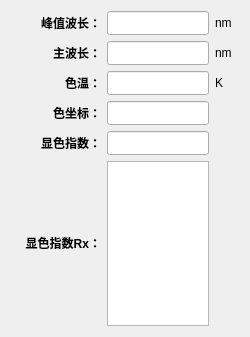
<?xml version="1.0" encoding="UTF-8"?>
<ui version="4.0">
 <class>HDetailWidgetSpec</class>
 <widget class="QWidget" name="HDetailWidgetSpec">
  <property name="geometry">
   <rect>
    <x>0</x>
    <y>0</y>
    <width>246</width>
    <height>337</height>
   </rect>
  </property>
  <property name="windowTitle">
   <string>Form</string>
  </property>
  <layout class="QGridLayout" name="gridLayout">
   <item row="0" column="0">
    <widget class="QLabel" name="label_001">
     <property name="minimumSize">
      <size>
       <width>90</width>
       <height>24</height>
      </size>
     </property>
     <property name="text">
      <string>&lt;span style=&quot; font-weight:600;&quot;&gt;峰值波长：&lt;/span&gt;</string>
     </property>
     <property name="alignment">
      <set>Qt::AlignRight|Qt::AlignTrailing|Qt::AlignVCenter</set>
     </property>
     <property name="buddy">
      <cstring>lineEdit_001</cstring>
     </property>
    </widget>
   </item>
   <item row="0" column="1">
    <widget class="QLineEdit" name="lineEdit_001">
     <property name="minimumSize">
      <size>
       <width>102</width>
       <height>24</height>
      </size>
     </property>
     <property name="alignment">
      <set>Qt::AlignCenter</set>
     </property>
     <property name="readOnly">
      <bool>true</bool>
     </property>
    </widget>
   </item>
   <item row="0" column="2">
    <widget class="QLabel" name="label_101">
     <property name="minimumSize">
      <size>
       <width>24</width>
       <height>24</height>
      </size>
     </property>
     <property name="text">
      <string>&lt;font color=#000000&gt;nm&lt;/font&gt;</string>
     </property>
     <property name="alignment">
      <set>Qt::AlignLeading|Qt::AlignLeft|Qt::AlignVCenter</set>
     </property>
    </widget>
   </item>
   <item row="1" column="0">
    <widget class="QLabel" name="label_002">
     <property name="minimumSize">
      <size>
       <width>90</width>
       <height>24</height>
      </size>
     </property>
     <property name="text">
      <string>&lt;span style=&quot; font-weight:600;&quot;&gt;主波长：&lt;/span&gt;</string>
     </property>
     <property name="alignment">
      <set>Qt::AlignRight|Qt::AlignTrailing|Qt::AlignVCenter</set>
     </property>
     <property name="buddy">
      <cstring>lineEdit_001</cstring>
     </property>
    </widget>
   </item>
   <item row="1" column="1">
    <widget class="QLineEdit" name="lineEdit_002">
     <property name="minimumSize">
      <size>
       <width>102</width>
       <height>24</height>
      </size>
     </property>
     <property name="alignment">
      <set>Qt::AlignCenter</set>
     </property>
     <property name="readOnly">
      <bool>true</bool>
     </property>
    </widget>
   </item>
   <item row="1" column="2">
    <widget class="QLabel" name="label_102">
     <property name="minimumSize">
      <size>
       <width>24</width>
       <height>24</height>
      </size>
     </property>
     <property name="text">
      <string>&lt;font color=#000000&gt;nm&lt;/font&gt;</string>
     </property>
     <property name="alignment">
      <set>Qt::AlignLeading|Qt::AlignLeft|Qt::AlignVCenter</set>
     </property>
    </widget>
   </item>
   <item row="2" column="0">
    <widget class="QLabel" name="label_003">
     <property name="minimumSize">
      <size>
       <width>90</width>
       <height>24</height>
      </size>
     </property>
     <property name="text">
      <string>&lt;span style=&quot; font-weight:600;&quot;&gt;色温：&lt;/span&gt;</string>
     </property>
     <property name="alignment">
      <set>Qt::AlignRight|Qt::AlignTrailing|Qt::AlignVCenter</set>
     </property>
     <property name="buddy">
      <cstring>lineEdit_001</cstring>
     </property>
    </widget>
   </item>
   <item row="2" column="1">
    <widget class="QLineEdit" name="lineEdit_003">
     <property name="minimumSize">
      <size>
       <width>102</width>
       <height>24</height>
      </size>
     </property>
     <property name="alignment">
      <set>Qt::AlignCenter</set>
     </property>
     <property name="readOnly">
      <bool>true</bool>
     </property>
    </widget>
   </item>
   <item row="2" column="2">
    <widget class="QLabel" name="label_103">
     <property name="minimumSize">
      <size>
       <width>24</width>
       <height>24</height>
      </size>
     </property>
     <property name="text">
      <string>&lt;font color=#000000&gt;K&lt;/font&gt;</string>
     </property>
     <property name="alignment">
      <set>Qt::AlignLeading|Qt::AlignLeft|Qt::AlignVCenter</set>
     </property>
    </widget>
   </item>
   <item row="3" column="0">
    <widget class="QLabel" name="label_004">
     <property name="minimumSize">
      <size>
       <width>90</width>
       <height>24</height>
      </size>
     </property>
     <property name="text">
      <string>&lt;span style=&quot; font-weight:600;&quot;&gt;色坐标：&lt;/span&gt;</string>
     </property>
     <property name="alignment">
      <set>Qt::AlignRight|Qt::AlignTrailing|Qt::AlignVCenter</set>
     </property>
     <property name="buddy">
      <cstring>lineEdit_001</cstring>
     </property>
    </widget>
   </item>
   <item row="3" column="1">
    <widget class="QLineEdit" name="lineEdit_004">
     <property name="minimumSize">
      <size>
       <width>102</width>
       <height>24</height>
      </size>
     </property>
     <property name="alignment">
      <set>Qt::AlignCenter</set>
     </property>
     <property name="readOnly">
      <bool>true</bool>
     </property>
    </widget>
   </item>
   <item row="4" column="1">
    <widget class="QLineEdit" name="lineEdit_005">
     <property name="minimumSize">
      <size>
       <width>102</width>
       <height>24</height>
      </size>
     </property>
     <property name="alignment">
      <set>Qt::AlignCenter</set>
     </property>
     <property name="readOnly">
      <bool>true</bool>
     </property>
    </widget>
   </item>
   <item row="6" column="0">
    <widget class="QLabel" name="label_006">
     <property name="minimumSize">
      <size>
       <width>90</width>
       <height>24</height>
      </size>
     </property>
     <property name="text">
      <string>&lt;span style=&quot; font-weight:600;&quot;&gt;显色指数Rx：&lt;/span&gt;</string>
     </property>
     <property name="alignment">
      <set>Qt::AlignRight|Qt::AlignTrailing|Qt::AlignVCenter</set>
     </property>
     <property name="buddy">
      <cstring>lineEdit_001</cstring>
     </property>
    </widget>
   </item>
   <item row="6" column="1">
    <widget class="QTextBrowser" name="textBrowser"/>
   </item>
   <item row="4" column="0">
    <widget class="QLabel" name="label_005">
     <property name="minimumSize">
      <size>
       <width>90</width>
       <height>24</height>
      </size>
     </property>
     <property name="text">
      <string>&lt;span style=&quot; font-weight:600;&quot;&gt;显色指数：&lt;/span&gt;</string>
     </property>
     <property name="alignment">
      <set>Qt::AlignRight|Qt::AlignTrailing|Qt::AlignVCenter</set>
     </property>
     <property name="buddy">
      <cstring>lineEdit_001</cstring>
     </property>
    </widget>
   </item>
  </layout>
 </widget>
 <resources/>
 <connections/>
</ui>
